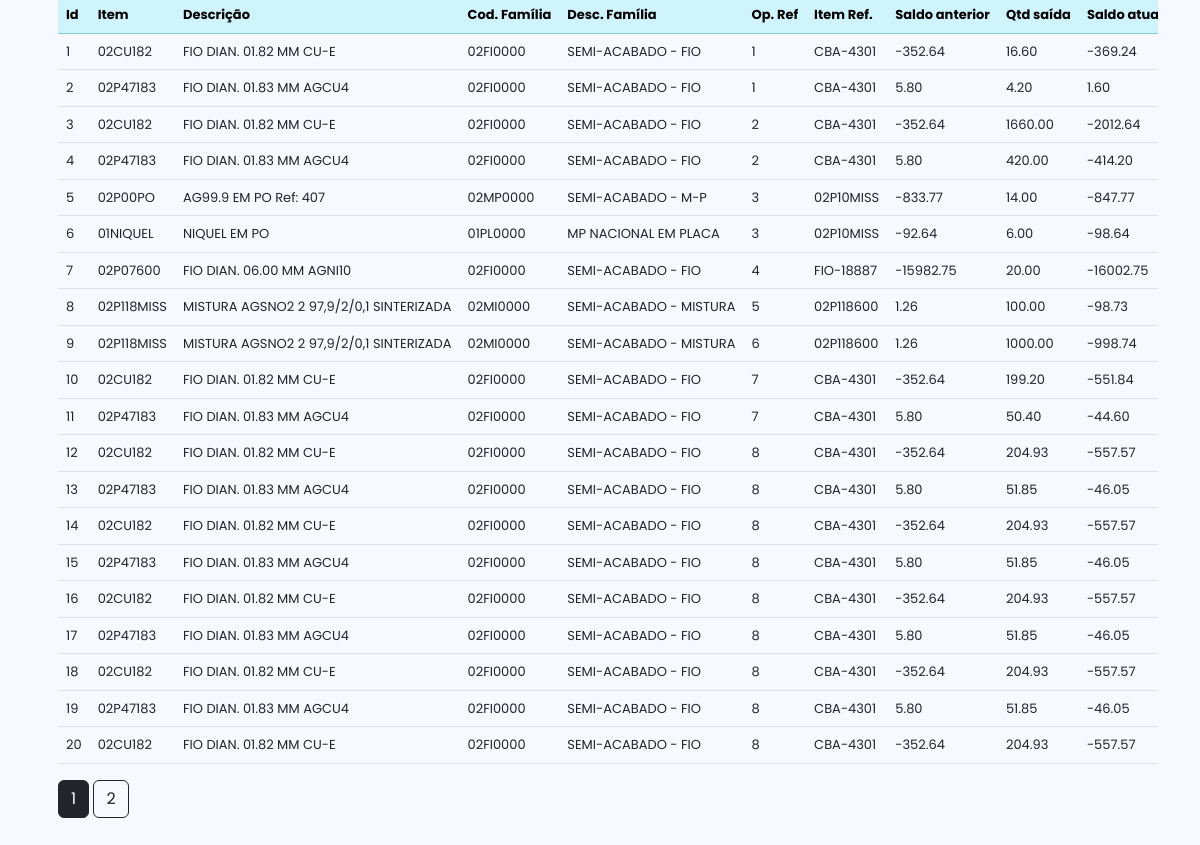
/lista_movimento, run on the app's committed database.
### models/models.py (models this page shows, shortened)
class Movimentos_estoque(db.Model):
    __tablename__='movimentos_estoque'
    id = db.Column(db.Integer, primary_key=True)
    item_movimento = db.Column(db.String)
    descrProdMalha = db.Column(db.String)
    codFamMalha = db.Column(db.String)
    descrFamMalha = db.Column(db.String)
    op_referencia = db.Column(db.Integer, db.ForeignKey('ops.numero_op'))
    item_referencia = db.Column(db.String)
    saldo_anterior = db.Column(db.Integer)
    quantidade_movimento = db.Column(db.Integer)
    saldo_atual = db.Column(db.Integer)
    quantProdMalha = db.Column(db.Integer)
    idFamMalha = db.Column(db.Integer)
    idMalha = db.Column(db.Integer)
    idProdMalha = db.Column(db.Integer)
    intProdMalha = db.Column(db.String)
    percPerdaProdMalha = db.Column(db.Integer)
    pesoBrutoProdMalha = db.Column(db.Integer)
    pesoLiqProdMalha = db.Column(db.Integer)
    tipoProdMalha = db.Column(db.String)
    uAltProdMalha = db.Column(db.String)
    uIncProdMalha = db.Column(db.String)
    unidProdMalha = db.Column(db.String)
    data_movimento = db.Column(db.String)
    hora_movimento = db.Column(db.String)

### main.py (the view)
@app.route('/lista_movimento', methods = ['GET','POST'])
def lista_movimento():
    page = request.args.get('page', 1, type=int)
    dados = Movimentos_estoque.query.paginate(page=page,per_page=20)
    return  render_template('lista_movimento.html',  movimentos = dados)

### templates/lista_movimento.html (shortened to what this page needs)
{% extends 'base.html' %}
{% block body %}
<div class="container">
    <div class="row">
        <div class="col md-12">
            <div class="p-3 table-responsive">
                <table class="table">
                    <tr class="table-info">
                        <th>Id</th>
                        <th>Item</th>
                        <th>Descrição</th>
                        <th>Cod. Família</th>
                        <th>Desc. Família</th>
                        <th>Op. Ref</th>
                        <th>Item Ref.</th>
                        <th>Saldo anterior</th>
                        <th>Qtd saída</th>
                        <th>Saldo atual</th>
                    </tr>
                    {% for row in movimentos.items %}
                    <tr>
                        <td>{{row.id}}</td>
                        <td>{{row.item_movimento}}</td>
                        <td>{{row.descrProdMalha}}</td>
                        <td>{{row.codFamMalha}}</td>
                        <td>{{row.descrFamMalha}}</td>
                        <td>{{row.op_referencia}}</td>
                        <td>{{row.item_referencia}}</td>
                        <td>{{"%.2f" % row.saldo_anterior}}</td>
                        <td>{{"%.2f" % row.quantidade_movimento}}</td>
                        <td>{{"%.2f" % row.saldo_atual}}</td>
                    </tr>
                    {% endfor %}
                </table>
                {% for page_num in movimentos.iter_pages(left_edge=1, right_edge=1,
                    left_current=1, right_current=2) %} {% if page_num %} {% if movimentos.page ==
                    page_num %}
                    <a
                      class="btn btn-dark mb-4"
                      href="{{ url_for('lista_movimento', page=page_num) }}"
                      >{{ page_num }}</a
                    >
                    {% else %}
                    <a
                      class="btn btn-outline-dark mb-4"
                      href="{{ url_for('lista_movimento', page=page_num) }}"
                      >{{ page_num }}</a
                    >
                    {% endif %} {% else %} ... {% endif %} {% endfor %}
            </div>
        </div>
    </div>
</div>
{% endblock %}

### static/style.css (style rules this page uses)
* { margin: 0; padding: 0; box-sizing: border-box; font-family: "Poppins", sans-serif; }
body { background: #F6F9FF; height: 100vh; width: 100%; display: flex; justify-content: center; align-items: center; color: #434343; font-size: 16px; }
table { white-space: nowrap; font-size: 13px; }

### data on the page
Movimentos_estoque: id "1", item_movimento "02CU182", descrProdMalha "FIO DIAN. 01.82 MM CU-E", codFamMalha "02FI0000", descrFamMalha "SEMI-ACABADO - FIO", op_referencia "1", item_referencia "CBA-4301", saldo_anterior "-352.64", quantidade_movimento "16.60", saldo_atual "-369.24"
Movimentos_estoque: id "2", item_movimento "02P47183", descrProdMalha "FIO DIAN. 01.83 MM AGCU4", codFamMalha "02FI0000", descrFamMalha "SEMI-ACABADO - FIO", op_referencia "1", item_referencia "CBA-4301", saldo_anterior "5.80", quantidade_movimento "4.20", saldo_atual "1.60"
Movimentos_estoque: id "3", item_movimento "02CU182", descrProdMalha "FIO DIAN. 01.82 MM CU-E", codFamMalha "02FI0000", descrFamMalha "SEMI-ACABADO - FIO", op_referencia "2", item_referencia "CBA-4301", saldo_anterior "-352.64", quantidade_movimento "1660.00", saldo_atual "-2012.64"
Movimentos_estoque: id "4", item_movimento "02P47183", descrProdMalha "FIO DIAN. 01.83 MM AGCU4", codFamMalha "02FI0000", descrFamMalha "SEMI-ACABADO - FIO", op_referencia "2", item_referencia "CBA-4301", saldo_anterior "5.80", quantidade_movimento "420.00", saldo_atual "-414.20"
Movimentos_estoque: id "5", item_movimento "02P00PO", descrProdMalha "AG99.9 EM PO Ref: 407", codFamMalha "02MP0000", descrFamMalha "SEMI-ACABADO - M-P", op_referencia "3", item_referencia "02P10MISS", saldo_anterior "-833.77", quantidade_movimento "14.00", saldo_atual "-847.77"
Movimentos_estoque: id "6", item_movimento "01NIQUEL", descrProdMalha "NIQUEL EM PO", codFamMalha "01PL0000", descrFamMalha "MP NACIONAL EM PLACA", op_referencia "3", item_referencia "02P10MISS", saldo_anterior "-92.64", quantidade_movimento "6.00", saldo_atual "-98.64"
Movimentos_estoque: id "7", item_movimento "02P07600", descrProdMalha "FIO DIAN. 06.00 MM AGNI10", codFamMalha "02FI0000", descrFamMalha "SEMI-ACABADO - FIO", op_referencia "4", item_referencia "FIO-18887", saldo_anterior "-15982.75", quantidade_movimento "20.00", saldo_atual "-16002.75"
Movimentos_estoque: id "8", item_movimento "02P118MISS", descrProdMalha "MISTURA AGSNO2 2 97,9/2/0,1 SINTERIZADA", codFamMalha "02MI0000", descrFamMalha "SEMI-ACABADO - MISTURA", op_referencia "5", item_referencia "02P118600", saldo_anterior "1.26", quantidade_movimento "100.00", saldo_atual "-98.73"
Movimentos_estoque: id "9", item_movimento "02P118MISS", descrProdMalha "MISTURA AGSNO2 2 97,9/2/0,1 SINTERIZADA", codFamMalha "02MI0000", descrFamMalha "SEMI-ACABADO - MISTURA", op_referencia "6", item_referencia "02P118600", saldo_anterior "1.26", quantidade_movimento "1000.00", saldo_atual "-998.74"
Movimentos_estoque: id "10", item_movimento "02CU182", descrProdMalha "FIO DIAN. 01.82 MM CU-E", codFamMalha "02FI0000", descrFamMalha "SEMI-ACABADO - FIO", op_referencia "7", item_referencia "CBA-4301", saldo_anterior "-352.64", quantidade_movimento "199.20", saldo_atual "-551.84"
Movimentos_estoque: id "11", item_movimento "02P47183", descrProdMalha "FIO DIAN. 01.83 MM AGCU4", codFamMalha "02FI0000", descrFamMalha "SEMI-ACABADO - FIO", op_referencia "7", item_referencia "CBA-4301", saldo_anterior "5.80", quantidade_movimento "50.40", saldo_atual "-44.60"
Movimentos_estoque: id "12", item_movimento "02CU182", descrProdMalha "FIO DIAN. 01.82 MM CU-E", codFamMalha "02FI0000", descrFamMalha "SEMI-ACABADO - FIO", op_referencia "8", item_referencia "CBA-4301", saldo_anterior "-352.64", quantidade_movimento "204.93", saldo_atual "-557.57"
Movimentos_estoque: id "13", item_movimento "02P47183", descrProdMalha "FIO DIAN. 01.83 MM AGCU4", codFamMalha "02FI0000", descrFamMalha "SEMI-ACABADO - FIO", op_referencia "8", item_referencia "CBA-4301", saldo_anterior "5.80", quantidade_movimento "51.85", saldo_atual "-46.05"
Movimentos_estoque: id "14", item_movimento "02CU182", descrProdMalha "FIO DIAN. 01.82 MM CU-E", codFamMalha "02FI0000", descrFamMalha "SEMI-ACABADO - FIO", op_referencia "8", item_referencia "CBA-4301", saldo_anterior "-352.64", quantidade_movimento "204.93", saldo_atual "-557.57"
Movimentos_estoque: id "15", item_movimento "02P47183", descrProdMalha "FIO DIAN. 01.83 MM AGCU4", codFamMalha "02FI0000", descrFamMalha "SEMI-ACABADO - FIO", op_referencia "8", item_referencia "CBA-4301", saldo_anterior "5.80", quantidade_movimento "51.85", saldo_atual "-46.05"
Movimentos_estoque: id "16", item_movimento "02CU182", descrProdMalha "FIO DIAN. 01.82 MM CU-E", codFamMalha "02FI0000", descrFamMalha "SEMI-ACABADO - FIO", op_referencia "8", item_referencia "CBA-4301", saldo_anterior "-352.64", quantidade_movimento "204.93", saldo_atual "-557.57"
Movimentos_estoque: id "17", item_movimento "02P47183", descrProdMalha "FIO DIAN. 01.83 MM AGCU4", codFamMalha "02FI0000", descrFamMalha "SEMI-ACABADO - FIO", op_referencia "8", item_referencia "CBA-4301", saldo_anterior "5.80", quantidade_movimento "51.85", saldo_atual "-46.05"
Movimentos_estoque: id "18", item_movimento "02CU182", descrProdMalha "FIO DIAN. 01.82 MM CU-E", codFamMalha "02FI0000", descrFamMalha "SEMI-ACABADO - FIO", op_referencia "8", item_referencia "CBA-4301", saldo_anterior "-352.64", quantidade_movimento "204.93", saldo_atual "-557.57"
Movimentos_estoque: id "19", item_movimento "02P47183", descrProdMalha "FIO DIAN. 01.83 MM AGCU4", codFamMalha "02FI0000", descrFamMalha "SEMI-ACABADO - FIO", op_referencia "8", item_referencia "CBA-4301", saldo_anterior "5.80", quantidade_movimento "51.85", saldo_atual "-46.05"
Movimentos_estoque: id "20", item_movimento "02CU182", descrProdMalha "FIO DIAN. 01.82 MM CU-E", codFamMalha "02FI0000", descrFamMalha "SEMI-ACABADO - FIO", op_referencia "8", item_referencia "CBA-4301", saldo_anterior "-352.64", quantidade_movimento "204.93", saldo_atual "-557.57"

### other printed values
{{ page_num }} "1"
{{ page_num }} "2"
